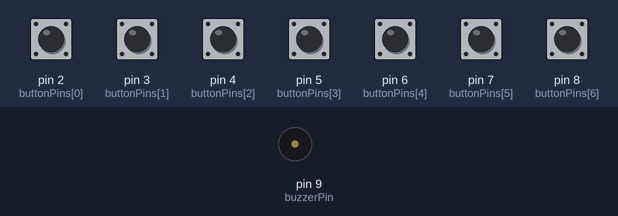
This sketch was run on a simulated Arduino Uno, built with avr-gcc and run on an emulated ATmega328P. Shown: buzzer (waves = sounding). Inputs (shaded band) come from the test bench; at power-on: pin 2 (buttonPins[0]), pin 3 (buttonPins[1]), pin 4 (buttonPins[2]), pin 5 (buttonPins[3]), pin 6 (buttonPins[4]), pin 7 (buttonPins[5]), pin 8 (buttonPins[6]) LOW.

Above: at 1.2 s.
1.3 s: pin 2 (buttonPins[0]) pulled HIGH for 0.15 s
At 1.37 s:
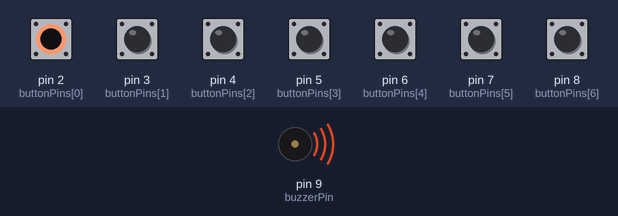
Timing chart, 0 to 4.3 s (numbered marks = the images above; inputs shaded):
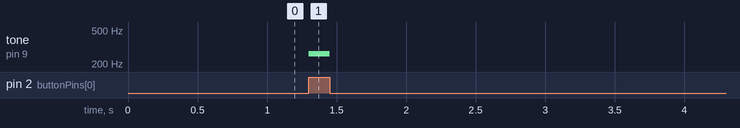

Measured:
- after the input at 1.3 s, tone on pin 9 (buzzerPin): silent → 262 Hz at once, → silent 0.15 s later

The sketch:

piano.ino
```cpp
const int buzzerPin = 9; // Pin untuk buzzer/speaker

// Array untuk pin tombol dan frekuensi nada
const int buttonPins[] = {2, 3, 4, 5, 6, 7, 8};
const int notes[] = {262, 294, 330, 349, 392, 440, 494}; // Nada: do, re, mi, fa, sol, la, si

void setup() {
  pinMode(buzzerPin, OUTPUT);

  // Atur setiap pin tombol sebagai input
  for (int i = 0; i < 7; i++) {
    pinMode(buttonPins[i], INPUT);
  }
}

void loop() {
  bool notePlayed = false;

  // Cek apakah ada tombol yang ditekan
  for (int i = 0; i < 7; i++) {
    if (digitalRead(buttonPins[i]) == HIGH) {
      tone(buzzerPin, notes[i]); // Mainkan nada sesuai tombol
      notePlayed = true;
      break; // Keluar dari loop setelah memainkan satu nada
    }
  }

  // Matikan nada jika tidak ada tombol yang ditekan
  if (!notePlayed) {
    noTone(buzzerPin);
  }
}
```
